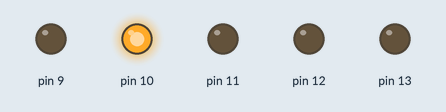
A sketch run on a simulated Arduino Uno, built with avr-gcc and run on an emulated ATmega328P. Parts: output pins drawn as LEDs (lit = HIGH).

Above: at 10.0 s.
At 25.0 s:
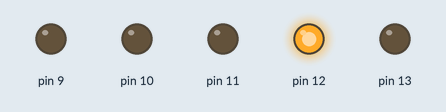
At 31.5 s:
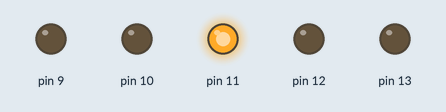
Timing chart, 0 to 42.9 s (numbered marks = the images above):
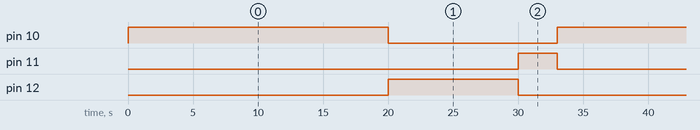

Measured:
- by itself, pin 10: alternates HIGH for 20.0 s and LOW for 13.0 s
- by itself, pin 11: alternates HIGH for 3.0 s and LOW for 30.0 s
- by itself, pin 12: alternates HIGH for 10.0 s and LOW for 23.0 s

The sketch:

sketch1.ino
```cpp
void setup() {
  // put your setup code here, to run once:
pinMode(13, OUTPUT);
pinMode(12, OUTPUT);
pinMode(11, OUTPUT);
pinMode(10, OUTPUT);
pinMode(9, OUTPUT);
}

void loop() {
/*
int i = 13;
while (i)
{
  digitalWrite(i,HIGH);
  delay(100);
  digitalWrite(i,LOW);
  i--;
  if (i < 9) {break;}
  }
  */

 digitalWrite(10,HIGH);
 delay(20000);
 digitalWrite(10,LOW);
 digitalWrite(12,HIGH);
 delay(10000);
 digitalWrite(12,LOW);
  digitalWrite(11,HIGH);
 delay(3000);
 digitalWrite(11,LOW);


}
```
